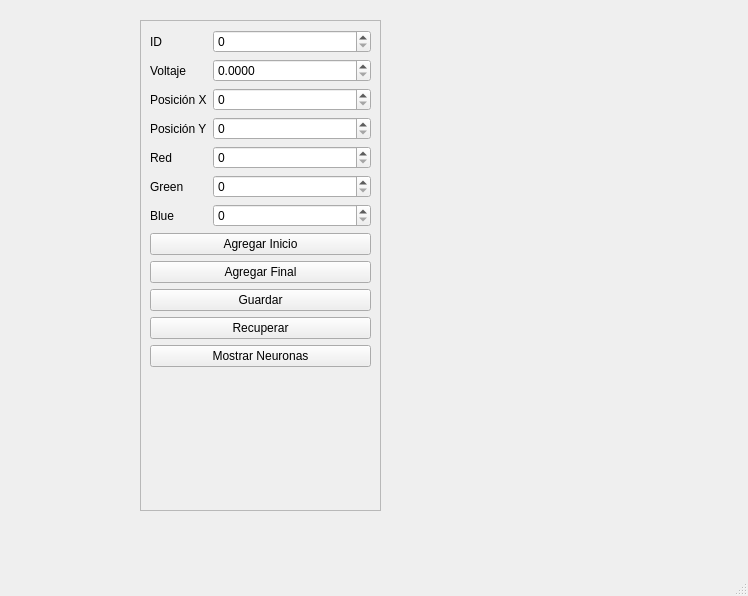
<?xml version="1.0" encoding="UTF-8"?>
<ui version="4.0">
 <class>MainWindow</class>
 <widget class="QMainWindow" name="MainWindow">
  <property name="geometry">
   <rect>
    <x>0</x>
    <y>0</y>
    <width>748</width>
    <height>596</height>
   </rect>
  </property>
  <property name="windowTitle">
   <string>MainWindow</string>
  </property>
  <widget class="QWidget" name="centralwidget">
   <widget class="QStackedWidget" name="stackedWidget">
    <property name="geometry">
     <rect>
      <x>10</x>
      <y>0</y>
      <width>731</width>
      <height>551</height>
     </rect>
    </property>
    <property name="currentIndex">
     <number>0</number>
    </property>
    <widget class="QWidget" name="page">
     <widget class="QFrame" name="frame_2">
      <property name="geometry">
       <rect>
        <x>130</x>
        <y>20</y>
        <width>241</width>
        <height>491</height>
       </rect>
      </property>
      <property name="frameShape">
       <enum>QFrame::StyledPanel</enum>
      </property>
      <property name="frameShadow">
       <enum>QFrame::Raised</enum>
      </property>
      <layout class="QFormLayout" name="formLayout_2">
       <item row="2" column="0">
        <widget class="QLabel" name="label_8">
         <property name="text">
          <string>ID</string>
         </property>
        </widget>
       </item>
       <item row="2" column="1">
        <widget class="QSpinBox" name="spinBoxID">
         <property name="maximum">
          <number>9999</number>
         </property>
        </widget>
       </item>
       <item row="5" column="0">
        <widget class="QLabel" name="label_9">
         <property name="text">
          <string>Voltaje</string>
         </property>
        </widget>
       </item>
       <item row="5" column="1">
        <widget class="QDoubleSpinBox" name="doubleSpinBoxV">
         <property name="decimals">
          <number>4</number>
         </property>
         <property name="maximum">
          <double>9999.989999999999782</double>
         </property>
        </widget>
       </item>
       <item row="8" column="0">
        <widget class="QLabel" name="label_10">
         <property name="text">
          <string>Posición X</string>
         </property>
        </widget>
       </item>
       <item row="8" column="1">
        <widget class="QSpinBox" name="spinBoxX">
         <property name="maximum">
          <number>9999</number>
         </property>
        </widget>
       </item>
       <item row="10" column="0">
        <widget class="QLabel" name="label_11">
         <property name="text">
          <string>Posición Y</string>
         </property>
        </widget>
       </item>
       <item row="10" column="1">
        <widget class="QSpinBox" name="spinBoxY">
         <property name="maximum">
          <number>9999</number>
         </property>
        </widget>
       </item>
       <item row="13" column="0">
        <widget class="QLabel" name="label_12">
         <property name="text">
          <string>Red</string>
         </property>
        </widget>
       </item>
       <item row="13" column="1">
        <widget class="QSpinBox" name="spinBoxR">
         <property name="readOnly">
          <bool>false</bool>
         </property>
         <property name="maximum">
          <number>255</number>
         </property>
        </widget>
       </item>
       <item row="14" column="0">
        <widget class="QLabel" name="label_14">
         <property name="text">
          <string>Green</string>
         </property>
        </widget>
       </item>
       <item row="14" column="1">
        <widget class="QSpinBox" name="spinBoxG">
         <property name="readOnly">
          <bool>false</bool>
         </property>
         <property name="maximum">
          <number>255</number>
         </property>
        </widget>
       </item>
       <item row="15" column="0">
        <widget class="QLabel" name="label_13">
         <property name="text">
          <string>Blue</string>
         </property>
        </widget>
       </item>
       <item row="15" column="1">
        <widget class="QSpinBox" name="spinBoxB">
         <property name="readOnly">
          <bool>false</bool>
         </property>
         <property name="maximum">
          <number>255</number>
         </property>
        </widget>
       </item>
       <item row="16" column="0" colspan="2">
        <widget class="QPushButton" name="pushButtonAI">
         <property name="text">
          <string>Agregar Inicio</string>
         </property>
        </widget>
       </item>
       <item row="17" column="0" colspan="2">
        <widget class="QPushButton" name="pushButtonAF">
         <property name="text">
          <string>Agregar Final</string>
         </property>
        </widget>
       </item>
       <item row="22" column="0" colspan="2">
        <widget class="QLabel" name="labelMostrar">
         <property name="text">
          <string/>
         </property>
        </widget>
       </item>
       <item row="18" column="0" colspan="2">
        <widget class="QPushButton" name="pushButtonGuardar">
         <property name="text">
          <string>Guardar</string>
         </property>
        </widget>
       </item>
       <item row="19" column="0" colspan="2">
        <widget class="QPushButton" name="pushButtonRecuperar">
         <property name="text">
          <string>Recuperar</string>
         </property>
        </widget>
       </item>
       <item row="21" column="0" colspan="2">
        <widget class="QPushButton" name="pushButtonM">
         <property name="text">
          <string>Mostrar Neuronas</string>
         </property>
        </widget>
       </item>
       <item row="23" column="0" colspan="2">
        <widget class="QLabel" name="labelMostrar2">
         <property name="text">
          <string/>
         </property>
        </widget>
       </item>
      </layout>
     </widget>
    </widget>
    <widget class="QWidget" name="page_2">
     <widget class="QLabel" name="label">
      <property name="geometry">
       <rect>
        <x>10</x>
        <y>10</y>
        <width>151</width>
        <height>31</height>
       </rect>
      </property>
      <property name="text">
       <string>Neuronas Guardadas</string>
      </property>
     </widget>
     <widget class="QPushButton" name="pushButtonRegresar">
      <property name="geometry">
       <rect>
        <x>10</x>
        <y>400</y>
        <width>91</width>
        <height>24</height>
       </rect>
      </property>
      <property name="text">
       <string>Regresar</string>
      </property>
     </widget>
     <widget class="QTableWidget" name="tableWidgetMostrar">
      <property name="geometry">
       <rect>
        <x>10</x>
        <y>50</y>
        <width>711</width>
        <height>341</height>
       </rect>
      </property>
      <column>
       <property name="text">
        <string>ID</string>
       </property>
      </column>
      <column>
       <property name="text">
        <string>Voltaje</string>
       </property>
      </column>
      <column>
       <property name="text">
        <string>Posición X</string>
       </property>
      </column>
      <column>
       <property name="text">
        <string>Posición Y</string>
       </property>
      </column>
      <column>
       <property name="text">
        <string>Red</string>
       </property>
      </column>
      <column>
       <property name="text">
        <string>Green</string>
       </property>
      </column>
      <column>
       <property name="text">
        <string>Blue</string>
       </property>
      </column>
     </widget>
     <widget class="QPushButton" name="pushButtonBN">
      <property name="geometry">
       <rect>
        <x>10</x>
        <y>430</y>
        <width>141</width>
        <height>24</height>
       </rect>
      </property>
      <property name="text">
       <string>Buscar Neurona por ID</string>
      </property>
     </widget>
     <widget class="QTableWidget" name="tableWidgetMostrar2">
      <property name="geometry">
       <rect>
        <x>10</x>
        <y>460</y>
        <width>711</width>
        <height>71</height>
       </rect>
      </property>
      <column>
       <property name="text">
        <string>ID</string>
       </property>
      </column>
      <column>
       <property name="text">
        <string>Voltaje</string>
       </property>
      </column>
      <column>
       <property name="text">
        <string>Posición X</string>
       </property>
      </column>
      <column>
       <property name="text">
        <string>Posición Y</string>
       </property>
      </column>
      <column>
       <property name="text">
        <string>Red</string>
       </property>
      </column>
      <column>
       <property name="text">
        <string>Green</string>
       </property>
      </column>
      <column>
       <property name="text">
        <string>Blue</string>
       </property>
      </column>
     </widget>
     <widget class="QLabel" name="label_2">
      <property name="geometry">
       <rect>
        <x>260</x>
        <y>430</y>
        <width>461</width>
        <height>21</height>
       </rect>
      </property>
      <property name="text">
       <string/>
      </property>
     </widget>
     <widget class="QPlainTextEdit" name="plainTextEditMostrar">
      <property name="enabled">
       <bool>false</bool>
      </property>
      <property name="geometry">
       <rect>
        <x>470</x>
        <y>170</y>
        <width>104</width>
        <height>70</height>
       </rect>
      </property>
     </widget>
     <widget class="QSpinBox" name="spinBoxBN">
      <property name="geometry">
       <rect>
        <x>160</x>
        <y>430</y>
        <width>81</width>
        <height>25</height>
       </rect>
      </property>
      <property name="maximum">
       <number>9999999</number>
      </property>
     </widget>
     <zorder>plainTextEditMostrar</zorder>
     <zorder>label</zorder>
     <zorder>pushButtonRegresar</zorder>
     <zorder>tableWidgetMostrar</zorder>
     <zorder>pushButtonBN</zorder>
     <zorder>tableWidgetMostrar2</zorder>
     <zorder>label_2</zorder>
     <zorder>spinBoxBN</zorder>
    </widget>
   </widget>
  </widget>
  <widget class="QMenuBar" name="menubar">
   <property name="geometry">
    <rect>
     <x>0</x>
     <y>0</y>
     <width>748</width>
     <height>21</height>
    </rect>
   </property>
  </widget>
  <widget class="QStatusBar" name="statusbar"/>
 </widget>
 <resources/>
 <connections/>
</ui>
